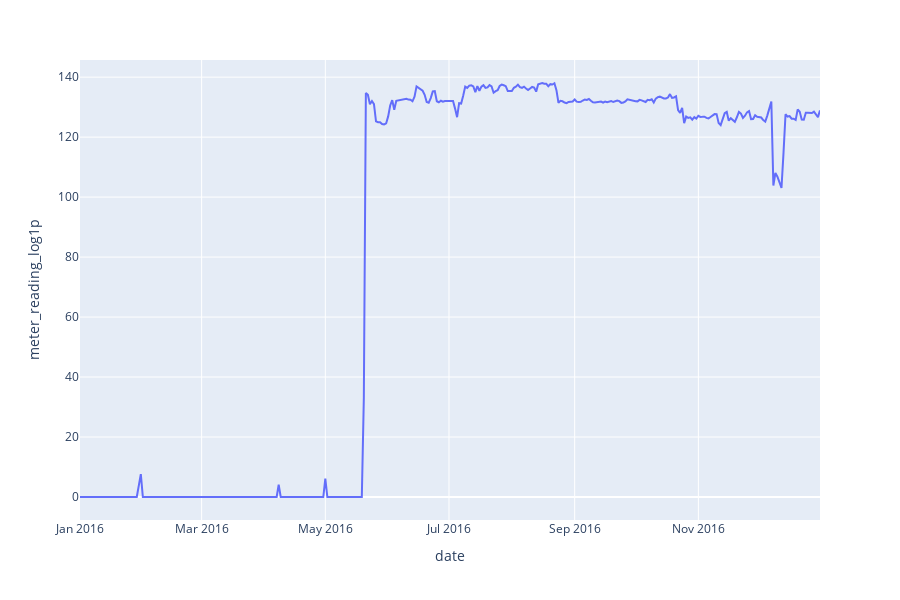

The notebook cell this image was saved under:
### Code cell
plot_date_usage(train_df, meter=0, building_id=0)

### Figure 1 — Plotly figure (JSON) as saved in the notebook; plotly's stock layout.template omitted (floating-point values rounded to 4 significant figures; data arrays with more than 128 entries replaced by an {"elided": "..."} marker saying what was removed)
{"data": [{"hoverlabel": {"namelength": 0}, "hovertemplate": "date=%{x}<br>meter_reading_log1p=%{y}", "legendgroup": "", "line": {"color": "#636efa", "dash": "solid"}, "mode": "lines", "name": "", "showlegend": false, "type": "scatter", "x": {"elided": "366 str values"}, "xaxis": "x", "y": {"elided": "366 float values"}, "yaxis": "y"}], "layout": {"height": 600, "legend": {"tracegroupgap": 0}, "margin": {"t": 60}, "xaxis": {"anchor": "y", "domain": [0, 1], "title": {"text": "date"}}, "yaxis": {"anchor": "x", "domain": [0, 1], "title": {"text": "meter_reading_log1p"}}}}
